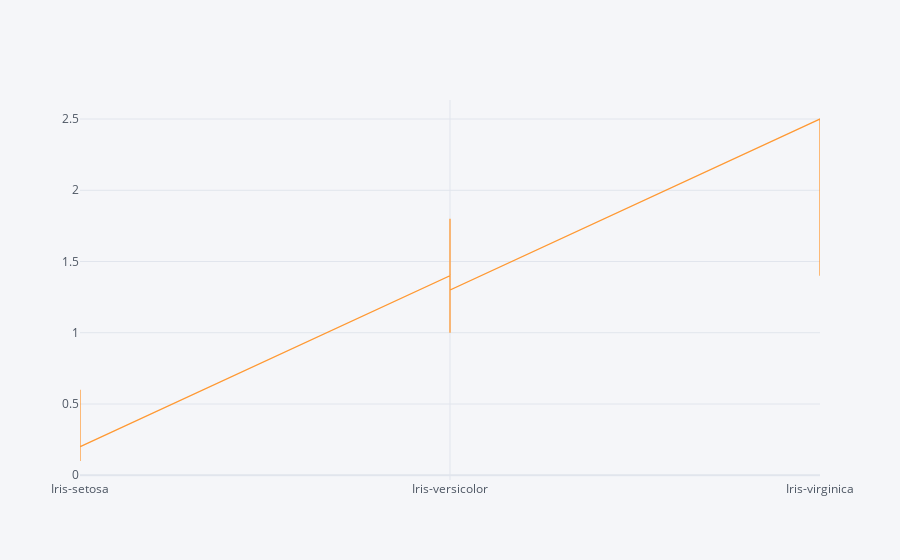

The code cell stored with this chart in its notebook:
### Code cell
iris.iplot(kind='line',x=["Species"],y=['PetalWidth'])

### Figure 1 — Plotly figure (JSON) as saved in the notebook; plotly's stock layout.template omitted (floating-point values rounded to 4 significant figures; data arrays with more than 128 entries replaced by an {"elided": "..."} marker saying what was removed)
{"data": [{"line": {"color": "rgba(255, 153, 51, 1.0)", "dash": "solid", "shape": "linear", "width": 1.3}, "mode": "lines", "name": "PetalWidth", "text": "", "type": "scatter", "x": {"elided": "150 str values"}, "y": {"elided": "150 float values"}}], "layout": {"legend": {"bgcolor": "#F5F6F9", "font": {"color": "#4D5663"}}, "paper_bgcolor": "#F5F6F9", "plot_bgcolor": "#F5F6F9", "title": {"font": {"color": "#4D5663"}}, "xaxis": {"gridcolor": "#E1E5ED", "showgrid": true, "tickfont": {"color": "#4D5663"}, "title": {"font": {"color": "#4D5663"}, "text": ""}, "zerolinecolor": "#E1E5ED"}, "yaxis": {"gridcolor": "#E1E5ED", "showgrid": true, "tickfont": {"color": "#4D5663"}, "title": {"font": {"color": "#4D5663"}, "text": ""}, "zerolinecolor": "#E1E5ED"}}}
